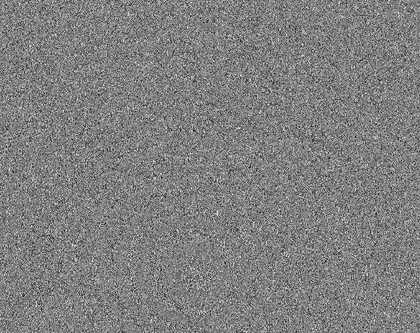
%> input picture 直方图/01.bmp, 420 x 333 px, shrunk from 638 x 506 before the run
$ octave main.m   (GNU Octave 9; MATLAB toolbox functions it lacks are replaced by stand-ins)
%> lines starting %> are read from the running program, lines starting %| are printed output that depends on the picture
### 直方图/histcount.m
function hist=histcount(w)
    [H,W]=size(w);
    w=uint8(w);
    hist=zeros(1,256);
    for i=1:H
        for j=1:W
            hist(w(i,j)+1)=hist(w(i,j)+1)+1; %统计直方图
        end
    end
hist=hist/(H*W);
end

### 直方图/main.m
clc,clear,close all
I=imread('01.bmp');
%> I is the input picture: size 333x420x3 uint8; min 6, max 247, mean 127.4
I_gray=rgb2gray(I);
% imshow(I_gray)
%%
I_dct=dct2(I_gray);
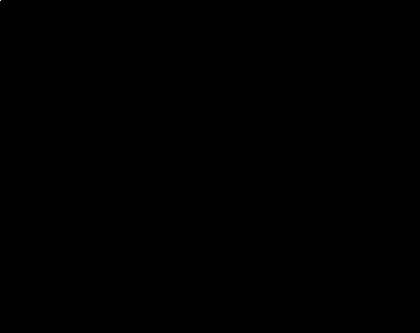
%> I_dct: size 333x420 double; min -142.1, max 47643.3, mean 0.3; drawn with min black and max white
% [5 lines of commented-out code are left out]
%%
g=uint8(abs(I_dct));
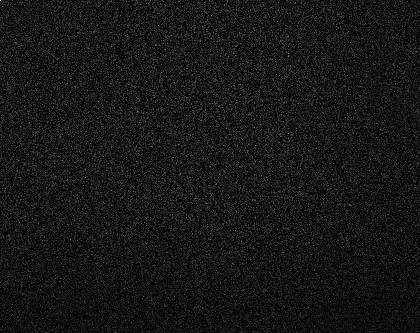
%> g: size 333x420 uint8; min 0, max 255, mean 23.1
hist=histcount(g);
%> after the loop in histcount, `for i=1:H`: hist = 256 values, max 3973 at index 5, min 0 at index 129, mean 546.3
%> in histcount, `hist=hist/(H*W);`: hist = 256 values, max 0.0284 at index 5, min 0 at index 129, mean 0.00391
c=0:255;
plot(c,hist)
title('f-hist')
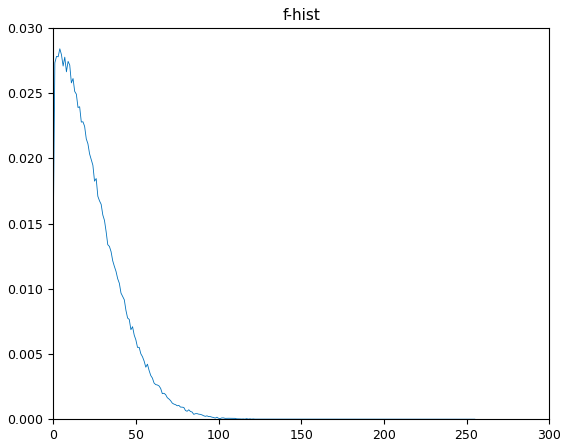
%> figure redrawn from the program's plot data; curve peaks at x = 4, y = 0.0284
%%
I_idct=idct2(I_dct)/255;
% imshow(I_idct)
%%
N=imnoise(I_gray,'Gaussian');
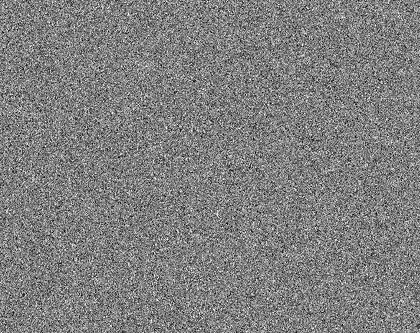
%> N: size 333x420 uint8; min 0, max 255, mean 127.3
% imshow(N)
%%
N_dct=dct2(N);
% [5 lines of commented-out code are left out]
%%
% [6 lines of commented-out code are left out]
%%
g=uint8(abs(N_dct));
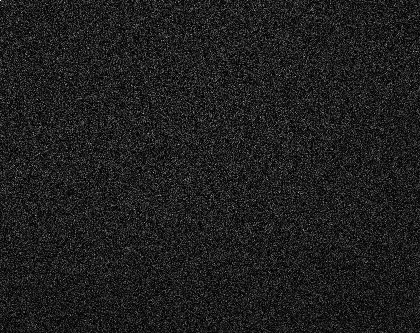
%> g: size 333x420 uint8; min 0, max 255, mean 30.8
% [4 lines of commented-out code are left out]
%%
N_idct=idct2(N_dct)/255;
% imshow(N_idct)
% message = 'noise-lvbo1';
% text(30,30,message,'Color','y','FontWeight','bold');

$ run again, with 直方图/3.bmp copied over 直方图/01.bmp
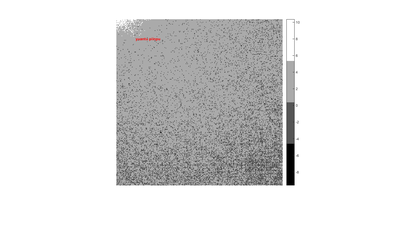
%> input picture 直方图/3.bmp, 420 x 228 px, shrunk from 1440 x 782 before the run
%> I is the input picture: size 228x420x3 uint8; mean R, G, B 224.1, 224, 224
%> after the loop in histcount, `for i=1:H`: hist = 256 values, max 8434 at index 2, min 0 at index 166, mean 374.1
%> in histcount, `hist=hist/(H*W);`: hist = 256 values, max 0.0881 at index 2, min 0 at index 166, mean 0.00391
%> `title('f-hist')`:
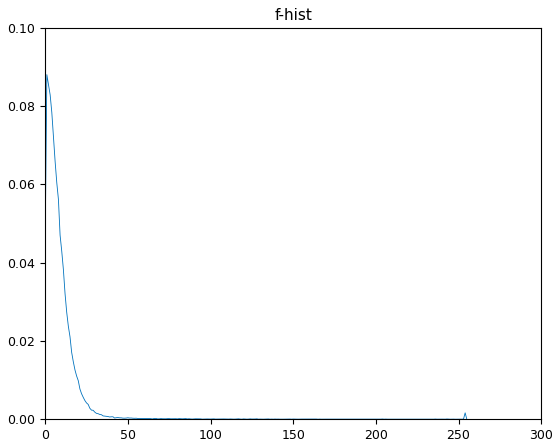
%> figure redrawn from the program's plot data; curve peaks at x = 1, y = 0.0881
%> `g=uint8(abs(N_dct));`:
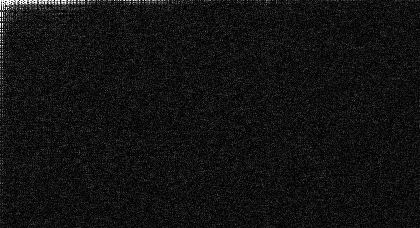
%> g: size 228x420 uint8; min 0, max 255, mean 18.1
